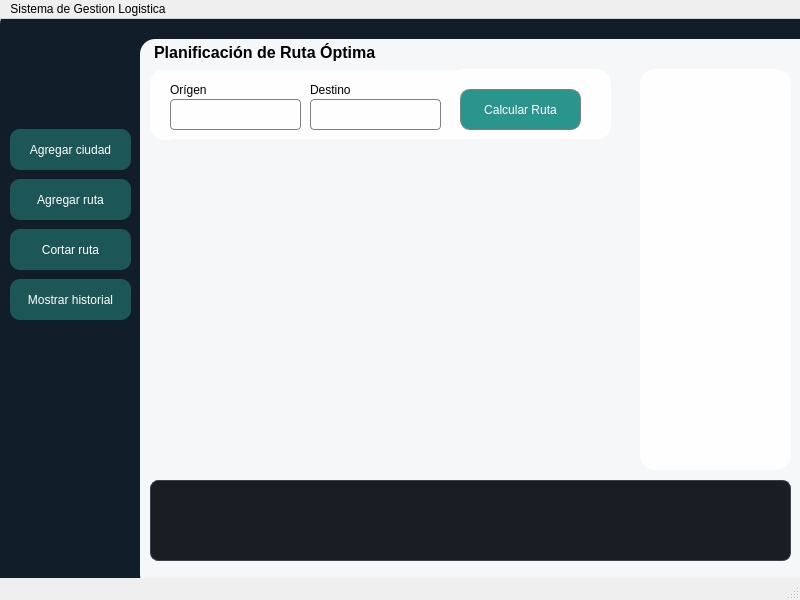
<?xml version="1.0" encoding="UTF-8"?>
<ui version="4.0">
 <class>MainWindow</class>
 <widget class="QMainWindow" name="MainWindow">
  <property name="geometry">
   <rect>
    <x>0</x>
    <y>0</y>
    <width>800</width>
    <height>600</height>
   </rect>
  </property>
  <property name="windowTitle">
   <string>MainWindow</string>
  </property>
  <widget class="QWidget" name="centralwidget">
   <widget class="QWidget" name="widget" native="true">
    <property name="geometry">
     <rect>
      <x>0</x>
      <y>-10</y>
      <width>861</width>
      <height>601</height>
     </rect>
    </property>
    <property name="autoFillBackground">
     <bool>false</bool>
    </property>
    <property name="styleSheet">
     <string notr="true">background-color: #111E2A;
border-radius: 15px;</string>
    </property>
    <widget class="QPushButton" name="pushButton">
     <property name="geometry">
      <rect>
       <x>10</x>
       <y>120</y>
       <width>121</width>
       <height>41</height>
      </rect>
     </property>
     <property name="styleSheet">
      <string notr="true">background-color: #1D5657;
font: 900 9pt &quot;Segoe UI Black&quot;;
color: white;
border-radius: 10px;</string>
     </property>
     <property name="text">
      <string>Agregar ciudad</string>
     </property>
    </widget>
    <widget class="QPushButton" name="pushButton_2">
     <property name="geometry">
      <rect>
       <x>10</x>
       <y>170</y>
       <width>121</width>
       <height>41</height>
      </rect>
     </property>
     <property name="styleSheet">
      <string notr="true">background-color: #1D5657;
font: 900 9pt &quot;Segoe UI Black&quot;;
color: white;
border-radius: 10px;</string>
     </property>
     <property name="text">
      <string>Agregar ruta</string>
     </property>
    </widget>
    <widget class="QPushButton" name="pushButton_3">
     <property name="geometry">
      <rect>
       <x>10</x>
       <y>220</y>
       <width>121</width>
       <height>41</height>
      </rect>
     </property>
     <property name="styleSheet">
      <string notr="true">background-color: #1D5657;
font: 900 9pt &quot;Segoe UI Black&quot;;
color: white;
border-radius: 10px;</string>
     </property>
     <property name="text">
      <string>Cortar ruta</string>
     </property>
    </widget>
    <widget class="QPushButton" name="pushButton_4">
     <property name="geometry">
      <rect>
       <x>10</x>
       <y>270</y>
       <width>121</width>
       <height>41</height>
      </rect>
     </property>
     <property name="styleSheet">
      <string notr="true">background-color: #1D5657;
font: 900 9pt &quot;Segoe UI Black&quot;;
color: white;
border-radius: 10px;</string>
     </property>
     <property name="text">
      <string>Mostrar historial</string>
     </property>
    </widget>
    <widget class="QWidget" name="widget_2" native="true">
     <property name="geometry">
      <rect>
       <x>140</x>
       <y>30</y>
       <width>711</width>
       <height>551</height>
      </rect>
     </property>
     <property name="styleSheet">
      <string notr="true">background-color: #F6F7F9;
border: rounded;</string>
     </property>
     <widget class="QWidget" name="widget_3" native="true">
      <property name="geometry">
       <rect>
        <x>10</x>
        <y>30</y>
        <width>461</width>
        <height>71</height>
       </rect>
      </property>
      <property name="styleSheet">
       <string notr="true">background-color: #FEFEFE;
font: 900 9pt &quot;Segoe UI Black&quot;;
color: black;
border-radius: 15px;</string>
      </property>
      <widget class="QToolButton" name="ButtonCiudadOrigen">
       <property name="geometry">
        <rect>
         <x>20</x>
         <y>30</y>
         <width>131</width>
         <height>31</height>
        </rect>
       </property>
       <property name="styleSheet">
        <string notr="true">background-color: #FEFEFE;
font: 900 9pt &quot;Segoe UI Black&quot;;
color: black;

border: 1px solid gray;
border-radius: 4px;
padding: 5px;</string>
       </property>
       <property name="text">
        <string/>
       </property>
       <property name="popupMode">
        <enum>QToolButton::ToolButtonPopupMode::InstantPopup</enum>
       </property>
      </widget>
      <widget class="QLabel" name="label">
       <property name="geometry">
        <rect>
         <x>20</x>
         <y>10</y>
         <width>71</width>
         <height>21</height>
        </rect>
       </property>
       <property name="styleSheet">
        <string notr="true">background-color: transparent;
font: 900 9pt &quot;Segoe UI Black&quot;;
color: black;

</string>
       </property>
       <property name="text">
        <string>Orígen</string>
       </property>
      </widget>
      <widget class="QLabel" name="label_2">
       <property name="geometry">
        <rect>
         <x>160</x>
         <y>10</y>
         <width>81</width>
         <height>21</height>
        </rect>
       </property>
       <property name="styleSheet">
        <string notr="true">background-color: transparent;
font: 900 9pt &quot;Segoe UI Black&quot;;
color: black;

</string>
       </property>
       <property name="text">
        <string>Destino</string>
       </property>
      </widget>
      <widget class="QPushButton" name="pushButton_5">
       <property name="geometry">
        <rect>
         <x>310</x>
         <y>20</y>
         <width>121</width>
         <height>41</height>
        </rect>
       </property>
       <property name="styleSheet">
        <string notr="true">background-color: #29958D;
font: 900 9pt &quot;Segoe UI Black&quot;;
color: white;

border: 1px solid gray;
border-radius: 10px;
padding: 5px;</string>
       </property>
       <property name="text">
        <string>Calcular Ruta</string>
       </property>
      </widget>
      <widget class="QToolButton" name="ButtonCiudadDestino">
       <property name="geometry">
        <rect>
         <x>160</x>
         <y>30</y>
         <width>131</width>
         <height>31</height>
        </rect>
       </property>
       <property name="styleSheet">
        <string notr="true">background-color: #FEFEFE;
font: 900 9pt &quot;Segoe UI Black&quot;;
color: black;

border: 1px solid gray;
border-radius: 4px;
padding: 5px;</string>
       </property>
       <property name="text">
        <string/>
       </property>
       <property name="popupMode">
        <enum>QToolButton::ToolButtonPopupMode::InstantPopup</enum>
       </property>
      </widget>
     </widget>
     <widget class="QTextEdit" name="textEdit">
      <property name="geometry">
       <rect>
        <x>10</x>
        <y>0</y>
        <width>321</width>
        <height>31</height>
       </rect>
      </property>
      <property name="html">
       <string>&lt;!DOCTYPE HTML PUBLIC &quot;-//W3C//DTD HTML 4.0//EN&quot; &quot;http://www.w3.org/TR/REC-html40/strict.dtd&quot;&gt;
&lt;html&gt;&lt;head&gt;&lt;meta name=&quot;qrichtext&quot; content=&quot;1&quot; /&gt;&lt;meta charset=&quot;utf-8&quot; /&gt;&lt;style type=&quot;text/css&quot;&gt;
p, li { white-space: pre-wrap; }
hr { height: 1px; border-width: 0; }
li.unchecked::marker { content: &quot;\2610&quot;; }
li.checked::marker { content: &quot;\2612&quot;; }
&lt;/style&gt;&lt;/head&gt;&lt;body style=&quot; font-family:'Segoe UI'; font-size:11.25pt; font-weight:400; font-style:normal;&quot;&gt;
&lt;p style=&quot; margin-top:0px; margin-bottom:0px; margin-left:0px; margin-right:0px; -qt-block-indent:0; text-indent:0px;&quot;&gt;&lt;span style=&quot; font-size:12pt; font-weight:700; color:#000000;&quot;&gt;Planificación de Ruta Óptima&lt;/span&gt;&lt;/p&gt;&lt;/body&gt;&lt;/html&gt;</string>
      </property>
     </widget>
     <widget class="QGraphicsView" name="graphicsViewMapa">
      <property name="geometry">
       <rect>
        <x>20</x>
        <y>100</y>
        <width>451</width>
        <height>371</height>
       </rect>
      </property>
     </widget>
     <widget class="QTextEdit" name="textEditResultado">
      <property name="geometry">
       <rect>
        <x>500</x>
        <y>30</y>
        <width>151</width>
        <height>401</height>
       </rect>
      </property>
      <property name="styleSheet">
       <string notr="true">background-color: #FEFEFE;
font: 900 9pt &quot;Segoe UI Black&quot;;
color: black;
border-radius: 15px;</string>
      </property>
      <property name="readOnly">
       <bool>true</bool>
      </property>
     </widget>
     <widget class="QTextBrowser" name="textBrowserAlertas">
      <property name="geometry">
       <rect>
        <x>10</x>
        <y>441</y>
        <width>641</width>
        <height>81</height>
       </rect>
      </property>
      <property name="styleSheet">
       <string notr="true">QTextBrowser {
    background-color: #1A1D24; /* El gris oscuro que combina con tu fondo */
    color: #EAEAEA;            /* Letras claras y legibles */
    border: 1px solid #3B4252; /* Un borde sutil para que encuadre bien */
    border-radius: 8px;        /* Bordes redondeados estéticos */
    padding: 8px;              /* Espaciado interno para que el texto respire */
    font-family: 'Segoe UI';
    font-size: 10px;
}</string>
      </property>
     </widget>
    </widget>
   </widget>
  </widget>
  <widget class="QMenuBar" name="menubar">
   <property name="geometry">
    <rect>
     <x>0</x>
     <y>0</y>
     <width>800</width>
     <height>25</height>
    </rect>
   </property>
   <widget class="QMenu" name="menuSistema_de_Gestion_Logistica">
    <property name="title">
     <string>Sistema de Gestion Logistica</string>
    </property>
   </widget>
   <addaction name="menuSistema_de_Gestion_Logistica"/>
  </widget>
  <widget class="QStatusBar" name="statusbar"/>
 </widget>
 <resources/>
 <connections/>
</ui>
